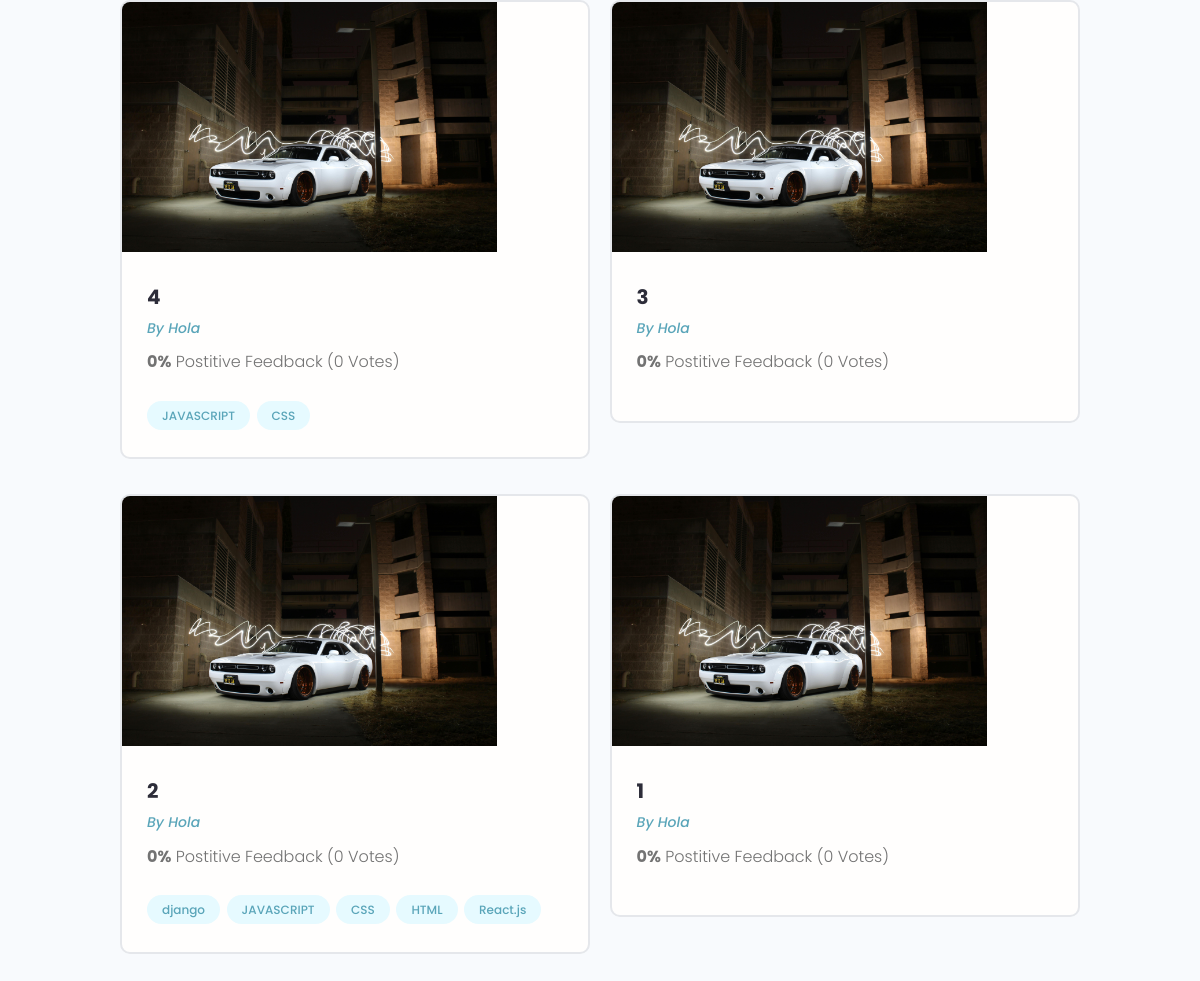
The app's page /users/profile/5620b5b8-d8be-456f-a956-e48bb656acf9/ (lower part), older data.
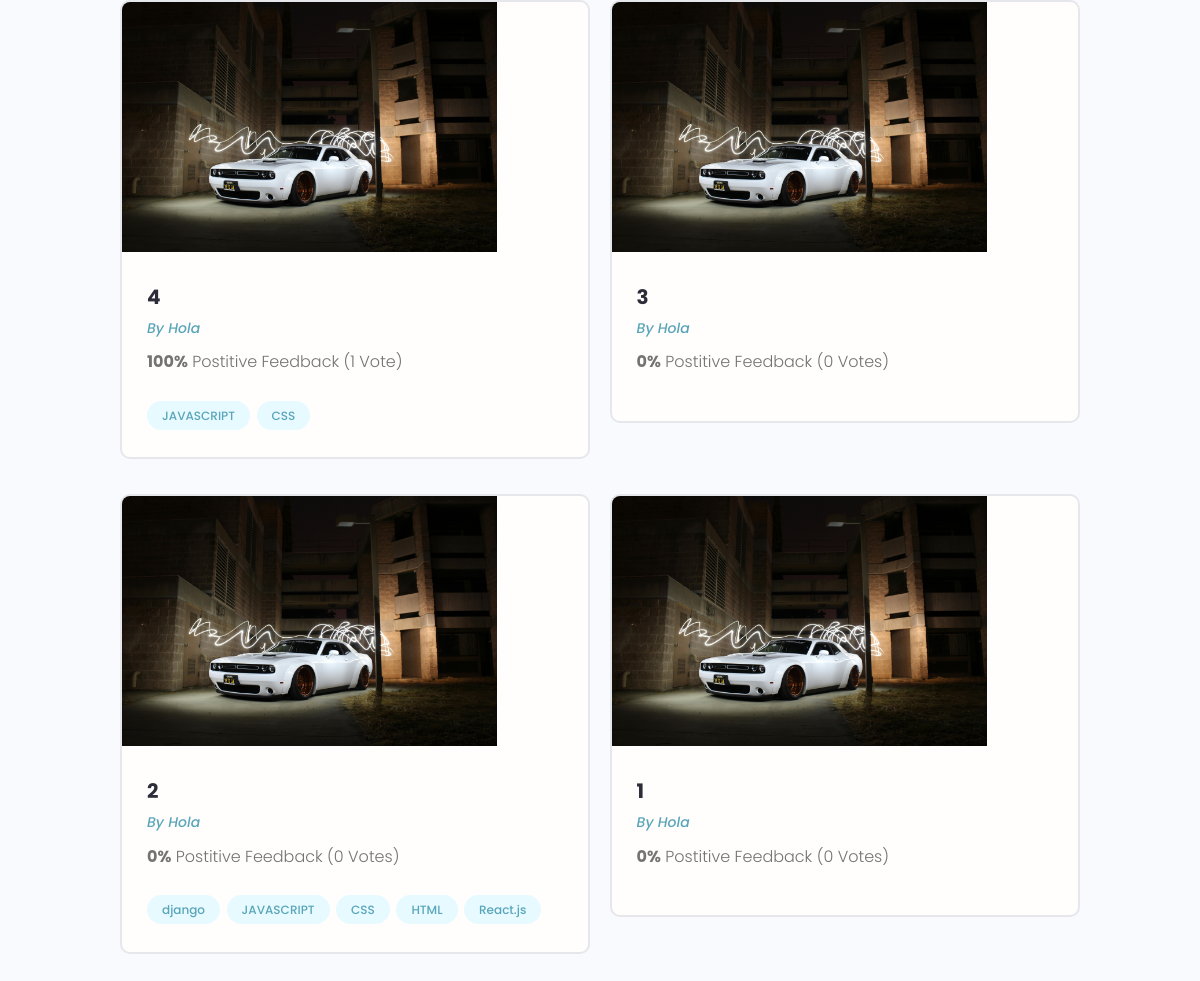
The same page, newer data.
### myapp/models.py (models this page shows, shortened)
class Project(models.Model):
    owner = models.ForeignKey(Profile, null=True, blank=True, on_delete= models.CASCADE)
    title = models.CharField(max_length=200)
    description = models.TextField(null = True, blank=True)
    featured_image = models.ImageField(null=True, blank=True, default= "pexels-cesarperez209-733745.jpg")
    demo_link = models.CharField(max_length=2000, null = True, blank=True)
    source_link = models.CharField(max_length=2000, null = True, blank=True)
    tags = models.ManyToManyField('Tag', blank=True)
    vote_total = models.IntegerField(default=0, null=True, blank=True)
    vote_ratio = models.IntegerField(default=0, null=True, blank=True)
    created = models.DateTimeField(auto_now_add=True)
    id = models.UUIDField(default=uuid.uuid4, unique=True, primary_key=True, editable=False)
    class Meta:
        ordering = ['-created']
    @property
    def imagURL(self):
        try:
            url = self.featured_image.url
        except:
            url = ''
        return url

class Tag(models.Model):
    name = models.CharField(max_length=200)
    created = models.DateTimeField(auto_now_add=True)
    id = models.UUIDField(default=uuid.uuid4, unique=True,
                          primary_key=True, editable=False)
    def __str__(self):
        return self.name

### userapp/models.py (models this page shows, shortened)
class Profile(models.Model):
    user = models.OneToOneField(User, on_delete=models.CASCADE, null=True, blank=True)
    name = models.CharField(max_length=200, null=True, blank=True)
    username = models.CharField(max_length=500, null=True, blank=True)
    location = models.CharField(max_length=500, null=True, blank=True)
    email = models.EmailField(max_length=500, null=True, blank=True)
    short_intro = models.CharField(max_length=500, null=True, blank=True)
    bio = models.TextField(max_length=500, null=True, blank=True)
    profile_image = models.ImageField(null=True, blank=True, upload_to='profiles/', default='profiles/360_F_964891760_h0DymPvgJ0dZtcdWLts0qQIrk9fKWpjG.jpg')
    social_github = models.CharField(max_length=200, null=True, blank=True)
    social_linkedin = models.CharField(max_length=200, null=True, blank=True)
    created = models.DateTimeField(auto_now_add=True)
    id = models.UUIDField(default=uuid.uuid4, unique=True, primary_key=True, editable=False)
    class Meta:
        ordering = ['-created']

### userapp/views.py (the view)
# urls.py: path('profile/<str:pk>/', views.userprofile, name='user-profile'),
def userprofile(request, pk):
    g1 = Profile.objects.get(id=pk)
    project = Project.objects.filter(owner = g1)
    context = {'profile' : g1 , 'project' : project}
    return render(request, 'user-profile.html', context)

### userapp/templates/user-profile.html (shortened to what this page needs)
{% extends 'main.html'%}
{% block content%}
<main class="profile my-md">
    <div class="container">
          <div class="devInfo">
            <div class="grid grid--two">
                {% for project in profile.project_set.all %}
                <div class="column">
                    <div class="card project">
                        <a href="{% url 'viewproject' project.id %}" class="project">
                            <img class="project__thumbnail" src="{{project.imagURL}}"
                                alt="project thumbnail" />
                            <div class="card__body">
                                <h3 class="project__title">{{project.title}}</h3>
                                <p><a class="project__author"
                                        href="{% url 'user-profile' project.owner.id %}">By
                                        {{project.owner.name}}</a>
                                </p>
                                <p class="project--rating">
                                    <span style="font-weight: bold;">{{project.vote_ratio}}%</span> Postitive
                                    Feedback ({{project.vote_total}} Vote{{project.vote_total|pluralize:"s"}})
                                </p>
                                <div class="project__tags">
                                    {% for tag in project.tags.all %}
                                    <span class="tag tag--pill tag--main">
                                        <small>{{tag}}</small>
                                    </span>
                                    {% endfor %}
                                </div>
                            </div>
                        </a>
                    </div>
                </div>
                {% endfor %}
            </div>
        </div>
            </div>
  </main>
{% endblock content %}

### templates/main.html (shortened to what this page needs)
<!DOCTYPE html>
{% load static %}
<html lang="en">
<head>
    <link rel="stylesheet" href="https://cdn.iconmonstr.com/1.3.0/css/iconmonstr-iconic-font.min.css" />
    <link rel="stylesheet" href="{% static 'uikit/styles/uikit.css' %}" />
    <link rel="stylesheet" href="{% static 'styles/app.css' %}" />
    <link rel="stylesheet" href="https://cdnjs.cloudflare.com/ajax/libs/font-awesome/6.0.0-beta3/css/all.min.css" />
</head>
<body>
    {% block content %}
    {% endblock content %}
</body>
</html>

### templates/navbar.html (shortened to what this page needs)
{% load static%}

### static/styles/app.css (style rules this page uses)
:root { --color-sub: #2d2d39; }
.card { border: 2px solid var(--color-light); }
img { width: 100%; }
.devInfo { margin-bottom: 3rem; }
.project__author { font-size: 1.4rem; font-style: italic; }
.project--rating { margin-bottom: 1.6em; margin-top: .5em; }
.project__thumbnail { height: 25rem; object-fit: cover; object-position: top center; }
.project__title { font-size: 2rem; font-weight: 700; color: var(--color-sub); }

### static/uikit/styles/modules/_variables.css (style rules this page uses)
:root { --color-main: #5aa5b9; --color-main-light: #e6faff; --color-sub: #3f4156; --color-sub-light: #51546e; --color-sub-lighter: #ededfd; --color-text: #737373; --color-gray: #8b8b8b; --color-light: #e5e7eb; --color-light-gray: #767676; --color-bg: #f8fafd; --color-white: #fffefd; --color-white-light: #f3f3f3; --color-success: #359e64; --color-success-bg: #def8e8; --color-error: #fc4b0b; --color-error-bg: #fff2ee; --font-base: 'Poppins', arial, helvetica, 'Segoe UI', roboto, ubuntu, sans-serif; --font-monospace: 'Fira Code', 'Courier New', courier, monospace; --font-regular: 300; --font-medium: 500; --font-bold: 700; --generic-shadow: 1px 1px 5px #00000010; --generic-transition: all 0.3s ease-in-out; }

### static/uikit/styles/modules/_base.css (style rules this page uses)
* { margin: 0; padding: 0; box-sizing: border-box; text-rendering: optimizeLegibility; color: inherit; font-size: inherit; }
html { font-size: 50%; }
@media only screen and (min-width: 480px) { html { font-size: 56.25%; } }
@media only screen and (min-width: 1200px) { html { font-size: 62.5%; } }
body { line-height: 1.6; font-weight: 400; font-size: 1.5rem; color: var(--color-text); background-color: var(--color-bg); min-height: 100vh; }

### static/uikit/styles/modules/_typography.css (style rules this page uses)
* { font-family: var(--font-base); }
h3 { font-size: 3.2rem; font-weight: var(--font-medium); }
p, span, strong { font-size: 1.6rem; color: var(--color-text); font-weight: var(--font-regular); }
a { padding-bottom: 2px; text-decoration: none; display: inline-block; color: var(--color-main); font-weight: var(--font-medium); }

### static/uikit/styles/modules/_utilities.css (style rules this page uses)
.container { width: 92%; max-width: 165rem; margin: 0 auto; box-sizing: border-box; }
@media screen and (min-width: 1000px) { .container { width: 90%; } }
@media screen and (min-width: 1200px) { .container { width: 80%; } }
.my-md { margin: 3rem auto; }

### static/uikit/styles/modules/_card.css (style rules this page uses)
.card { border-radius: 1rem; background-color: var(--color-white); border: 1.5px solid var(--color-light); width: auto; height: auto; margin-top: 0.5rem; margin-bottom: 0.5rem; overflow: hidden; }
.card__body, .card__header { padding: 2rem 2.5rem; }

### static/uikit/styles/modules/_tag.css (style rules this page uses)
.tag { display: inline-flex; align-items: center; background-color: var(--color-sub); height: -webkit-fit-content; height: -moz-fit-content; height: fit-content; width: -webkit-fit-content; width: -moz-fit-content; width: fit-content; border-radius: 0.5rem; padding: 0.5rem 1.5rem; font-size: 1.2rem; cursor: pointer; }
.tag:not(:last-child) { margin-right: 0.25rem; margin-bottom: 0.75rem; }
.tag > small { color: var(--color-white); }
.tag--pill { border-radius: 5rem; }
.tag--main, .tag--main > small { background: var(--color-main-light); color: var(--color-main); font-weight: 500; }

### static/uikit/styles/modules/_grid.css (style rules this page uses)
.grid { display: flex; flex-wrap: wrap; justify-content: flex-start; align-items: stretch; }
.grid > .column { min-width: 28rem; margin-bottom: 2.5rem; }
.grid--two > .column { flex-basis: 100%; }
@media screen and (min-width: 800px) { .grid--two { margin-right: -2%; } }
@media screen and (min-width: 800px) { .grid--two > .column { margin-right: 2%; } }
@media screen and (min-width: 800px) { .grid--two > .column { flex-basis: 48%; } }

Row changes from the older to the newer data that the page shows:
changed Project (number 1 of 4 on the later page): vote_ratio "0" → "100"; vote_total "0" → "1"
